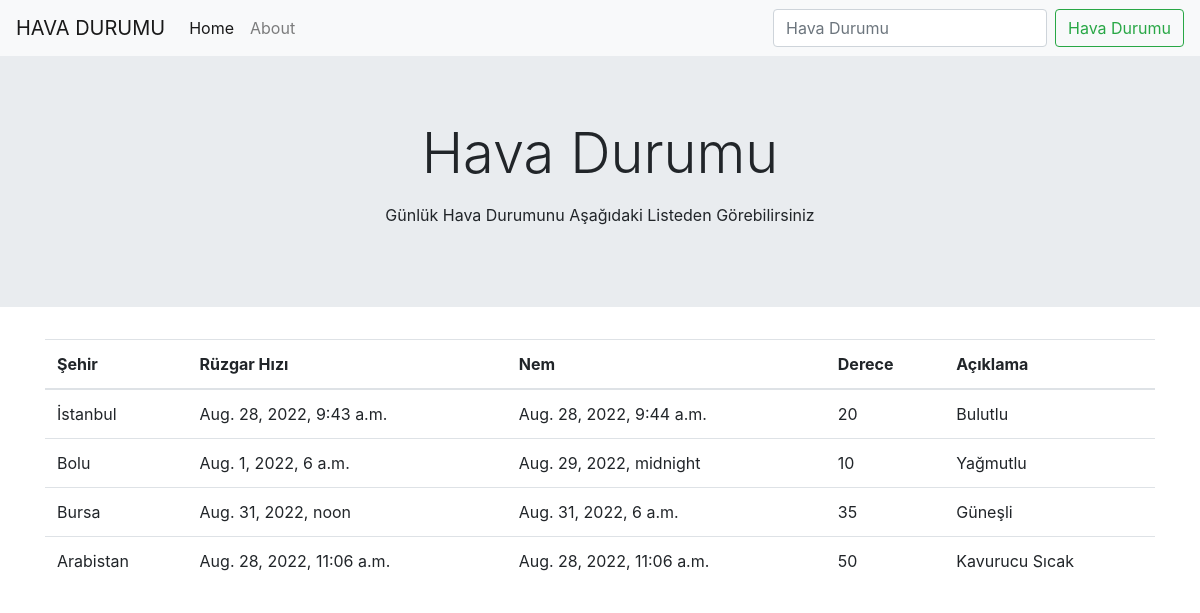
Before: / with the older database file.
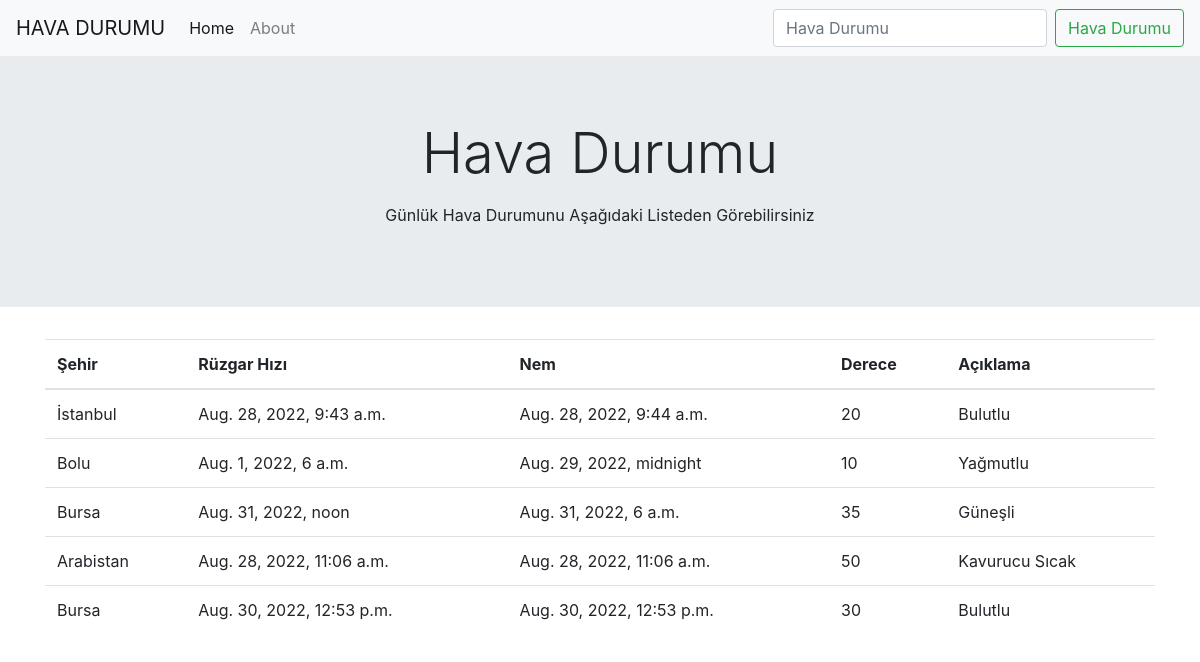
After: the same page with the newer database file.
### hava_app/models.py (models this page shows)
class Hava(models.Model):
    day = models.DateTimeField(default=datetime.now)
    date = models.DateTimeField(default=datetime.now ,blank=True )
    derece = models.IntegerField()
    description = models.TextField(max_length=1000,blank=True)
    sehir = models.TextField(max_length=100, blank=True)
    def __str__(self):
        return self.description

### hava_app/views.py (the view)
# urls.py: path('', views.index,name="index"),
def index(request):
    if request.method == "POST":                       #Adminden kaydedilen veriler
        form = ListForm(request.POST or None)
        if form.is_valid:
            form.save()
            hava_list = Hava.objects.all()
            print(hava_list)
            return render(request,"index.html",{'hava_list':hava_list})
    else:
        hava_list = Hava.objects.all()
        print(hava_list)
        return render(request,"index.html",{'hava_list':hava_list})

### templates/index.html (shortened to what this page needs)
{% extends "base.html" %}
{% block content %}
    <div class="jumbotron jumbotron-fluid">
    <div class="container">
      <h1 class="display-4"><center>Hava Durumu</center></h1>
      <p class="lead"><center>Günlük Hava Durumunu Aşağıdaki Listeden Görebilirsiniz</center></p>
    </div>
  </div>
  <div class="container">
    <table class="table">
      <thead>
        <tr>
          <th scope="col"> Şehir </th>
          <th scope="col">Rüzgar Hızı</th>
          <th scope="col">Nem</th>
          <th scope="col">Derece</th>
          <th scope="col">Açıklama</th>
        </tr>
      </thead>
      <tbody>
          {% for hava in hava_list %}
              <tr>
                  <td>{{ hava.sehir }}</td>
                  <td>  {{ hava.day }} </td>
                  <td>{{ hava.date }}</td>
                  <td>  {{hava.derece}} </td>
                  <td>{{ hava.description }}</td>
              </tr>
          {% endfor %}
      </tbody>
    </table>
  </div>
{% endblock content %}

### templates/base.html (shortened to what this page needs)
<!doctype html>
<html lang="en">
  <head>
    <link rel="stylesheet" href="https://stackpath.bootstrapcdn.com/bootstrap/4.4.1/css/bootstrap.min.css">
  </head>
  <body>
    <nav class="navbar navbar-expand-lg navbar-light bg-light">
        <a class="navbar-brand" href="#">HAVA DURUMU</a>
        <div class="collapse navbar-collapse" id="navbarSupportedContent">
          <ul class="navbar-nav mr-auto">
            <li class="nav-item active">
              <a class="nav-link" href=" {% url 'index' %} ">Home <span class="sr-only">(current)</span></a>
            </li>
            <li class="nav-item">
              <a class="nav-link" href="{% url 'about' %}">About</a>
            </li>
          </ul>
          <form class="form-inline my-2 my-lg-0" method="POST">
            <input class="form-control mr-sm-2" type="text" placeholder="Hava Durumu" name="title">
            <button class="btn btn-outline-success my-2 my-sm-0" type="submit">Hava Durumu</button>
          </form>
        </div>
      </nav>
      {% block content %}
      {% endblock content %}
  </body>
</html>

Changed rows visible on the page:
added Hava: sehir "Bursa", day "Aug. 30, 2022, 12:53 p.m.", date "Aug. 30, 2022, 12:53 p.m.", derece "30", description "Bulutlu"
